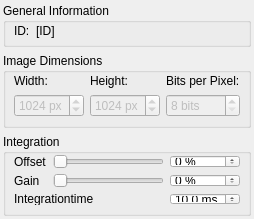
<?xml version="1.0" encoding="UTF-8"?>
<ui version="4.0">
 <class>DockWidgetDummyGrabber</class>
 <widget class="QWidget" name="DockWidgetDummyGrabber">
  <property name="geometry">
   <rect>
    <x>0</x>
    <y>0</y>
    <width>231</width>
    <height>219</height>
   </rect>
  </property>
  <property name="minimumSize">
   <size>
    <width>0</width>
    <height>219</height>
   </size>
  </property>
  <property name="windowTitle">
   <string>Form</string>
  </property>
  <layout class="QGridLayout" name="gridLayout_3">
   <property name="margin">
    <number>3</number>
   </property>
   <item row="0" column="0">
    <widget class="QGroupBox" name="groupBox">
     <property name="sizePolicy">
      <sizepolicy hsizetype="Preferred" vsizetype="Minimum">
       <horstretch>0</horstretch>
       <verstretch>0</verstretch>
      </sizepolicy>
     </property>
     <property name="title">
      <string>General Information</string>
     </property>
     <layout class="QGridLayout" name="gridLayout">
      <property name="leftMargin">
       <number>8</number>
      </property>
      <property name="topMargin">
       <number>1</number>
      </property>
      <property name="rightMargin">
       <number>8</number>
      </property>
      <property name="bottomMargin">
       <number>6</number>
      </property>
      <item row="0" column="1">
       <widget class="QLabel" name="lblID">
        <property name="sizePolicy">
         <sizepolicy hsizetype="Expanding" vsizetype="Preferred">
          <horstretch>0</horstretch>
          <verstretch>0</verstretch>
         </sizepolicy>
        </property>
        <property name="text">
         <string>[ID]</string>
        </property>
       </widget>
      </item>
      <item row="0" column="0">
       <widget class="QLabel" name="label_2">
        <property name="text">
         <string>ID:</string>
        </property>
       </widget>
      </item>
     </layout>
    </widget>
   </item>
   <item row="1" column="0">
    <widget class="QGroupBox" name="groupBox_2">
     <property name="sizePolicy">
      <sizepolicy hsizetype="Preferred" vsizetype="Preferred">
       <horstretch>0</horstretch>
       <verstretch>0</verstretch>
      </sizepolicy>
     </property>
     <property name="title">
      <string>Image Dimensions</string>
     </property>
     <layout class="QGridLayout" name="gridLayout_2">
      <property name="leftMargin">
       <number>8</number>
      </property>
      <property name="topMargin">
       <number>1</number>
      </property>
      <property name="rightMargin">
       <number>8</number>
      </property>
      <property name="bottomMargin">
       <number>8</number>
      </property>
      <item row="0" column="0">
       <widget class="QLabel" name="label_3">
        <property name="text">
         <string>Width:</string>
        </property>
       </widget>
      </item>
      <item row="0" column="1">
       <widget class="QLabel" name="label_4">
        <property name="text">
         <string>Height:</string>
        </property>
       </widget>
      </item>
      <item row="0" column="2">
       <widget class="QLabel" name="label_5">
        <property name="text">
         <string>Bits per Pixel:</string>
        </property>
       </widget>
      </item>
      <item row="1" column="0">
       <widget class="QSpinBox" name="spinWidth">
        <property name="enabled">
         <bool>false</bool>
        </property>
        <property name="suffix">
         <string> px</string>
        </property>
        <property name="minimum">
         <number>1</number>
        </property>
        <property name="maximum">
         <number>2048</number>
        </property>
        <property name="value">
         <number>1024</number>
        </property>
       </widget>
      </item>
      <item row="1" column="1">
       <widget class="QSpinBox" name="spinHeight">
        <property name="enabled">
         <bool>false</bool>
        </property>
        <property name="suffix">
         <string> px</string>
        </property>
        <property name="minimum">
         <number>1</number>
        </property>
        <property name="maximum">
         <number>2048</number>
        </property>
        <property name="value">
         <number>1024</number>
        </property>
       </widget>
      </item>
      <item row="1" column="2">
       <widget class="QSpinBox" name="spinBpp">
        <property name="enabled">
         <bool>false</bool>
        </property>
        <property name="suffix">
         <string> bits</string>
        </property>
        <property name="minimum">
         <number>8</number>
        </property>
        <property name="maximum">
         <number>64</number>
        </property>
        <property name="value">
         <number>8</number>
        </property>
       </widget>
      </item>
     </layout>
    </widget>
   </item>
   <item row="2" column="0">
    <widget class="QGroupBox" name="groupBox_3">
     <property name="title">
      <string>Integration</string>
     </property>
     <layout class="QGridLayout" name="gridLayout_4">
      <property name="leftMargin">
       <number>8</number>
      </property>
      <property name="topMargin">
       <number>1</number>
      </property>
      <property name="rightMargin">
       <number>8</number>
      </property>
      <property name="bottomMargin">
       <number>8</number>
      </property>
      <item row="0" column="0">
       <widget class="QLabel" name="label_offset">
        <property name="text">
         <string>Offset</string>
        </property>
       </widget>
      </item>
      <item row="0" column="1">
       <widget class="QSlider" name="horizontalSlider_offset">
        <property name="maximum">
         <number>100</number>
        </property>
        <property name="tracking">
         <bool>false</bool>
        </property>
        <property name="orientation">
         <enum>Qt::Horizontal</enum>
        </property>
       </widget>
      </item>
      <item row="0" column="2">
       <widget class="QSpinBox" name="spinBox_offset">
        <property name="suffix">
         <string> %</string>
        </property>
        <property name="minimum">
         <number>0</number>
        </property>
        <property name="maximum">
         <number>100</number>
        </property>
       </widget>
      </item>
      <item row="1" column="0">
       <widget class="QLabel" name="label_gain">
        <property name="text">
         <string>Gain</string>
        </property>
       </widget>
      </item>
      <item row="1" column="1">
       <widget class="QSlider" name="horizontalSlider_gain">
        <property name="maximum">
         <number>100</number>
        </property>
        <property name="tracking">
         <bool>false</bool>
        </property>
        <property name="orientation">
         <enum>Qt::Horizontal</enum>
        </property>
       </widget>
      </item>
      <item row="1" column="2">
       <widget class="QSpinBox" name="spinBox_gain">
        <property name="suffix">
         <string> %</string>
        </property>
        <property name="minimum">
         <number>0</number>
        </property>
        <property name="maximum">
         <number>100</number>
        </property>
       </widget>
      </item>
      <item row="2" column="0" colspan="2">
       <widget class="QLabel" name="label_integration_time">
        <property name="text">
         <string>Integrationtime</string>
        </property>
       </widget>
      </item>
      <item row="2" column="2">
       <widget class="QDoubleSpinBox" name="doubleSpinBox_integration_time">
        <property name="prefix">
         <string/>
        </property>
        <property name="suffix">
         <string> ms</string>
        </property>
        <property name="decimals">
         <number>1</number>
        </property>
        <property name="minimum">
         <double>0.000000000000000</double>
        </property>
        <property name="maximum">
         <double>65.000000000000000</double>
        </property>
        <property name="singleStep">
         <double>1.000000000000000</double>
        </property>
        <property name="value">
         <double>10.000000000000000</double>
        </property>
       </widget>
      </item>
     </layout>
    </widget>
   </item>
   <item row="3" column="0">
    <spacer name="verticalSpacer">
     <property name="orientation">
      <enum>Qt::Vertical</enum>
     </property>
     <property name="sizeHint" stdset="0">
      <size>
       <width>20</width>
       <height>40</height>
      </size>
     </property>
    </spacer>
   </item>
  </layout>
 </widget>
 <tabstops>
  <tabstop>spinWidth</tabstop>
  <tabstop>spinHeight</tabstop>
  <tabstop>spinBpp</tabstop>
  <tabstop>horizontalSlider_offset</tabstop>
  <tabstop>spinBox_offset</tabstop>
  <tabstop>horizontalSlider_gain</tabstop>
  <tabstop>spinBox_gain</tabstop>
  <tabstop>doubleSpinBox_integration_time</tabstop>
 </tabstops>
 <resources/>
 <connections>
  <connection>
   <sender>horizontalSlider_offset</sender>
   <signal>valueChanged(int)</signal>
   <receiver>spinBox_offset</receiver>
   <slot>setValue(int)</slot>
   <hints>
    <hint type="sourcelabel">
     <x>130</x>
     <y>204</y>
    </hint>
    <hint type="destinationlabel">
     <x>254</x>
     <y>214</y>
    </hint>
   </hints>
  </connection>
  <connection>
   <sender>horizontalSlider_gain</sender>
   <signal>valueChanged(int)</signal>
   <receiver>spinBox_gain</receiver>
   <slot>setValue(int)</slot>
   <hints>
    <hint type="sourcelabel">
     <x>112</x>
     <y>236</y>
    </hint>
    <hint type="destinationlabel">
     <x>257</x>
     <y>240</y>
    </hint>
   </hints>
  </connection>
  <connection>
   <sender>spinBox_offset</sender>
   <signal>valueChanged(int)</signal>
   <receiver>horizontalSlider_offset</receiver>
   <slot>setValue(int)</slot>
   <hints>
    <hint type="sourcelabel">
     <x>229</x>
     <y>200</y>
    </hint>
    <hint type="destinationlabel">
     <x>161</x>
     <y>207</y>
    </hint>
   </hints>
  </connection>
  <connection>
   <sender>spinBox_gain</sender>
   <signal>valueChanged(int)</signal>
   <receiver>horizontalSlider_gain</receiver>
   <slot>setValue(int)</slot>
   <hints>
    <hint type="sourcelabel">
     <x>255</x>
     <y>234</y>
    </hint>
    <hint type="destinationlabel">
     <x>128</x>
     <y>239</y>
    </hint>
   </hints>
  </connection>
 </connections>
</ui>
